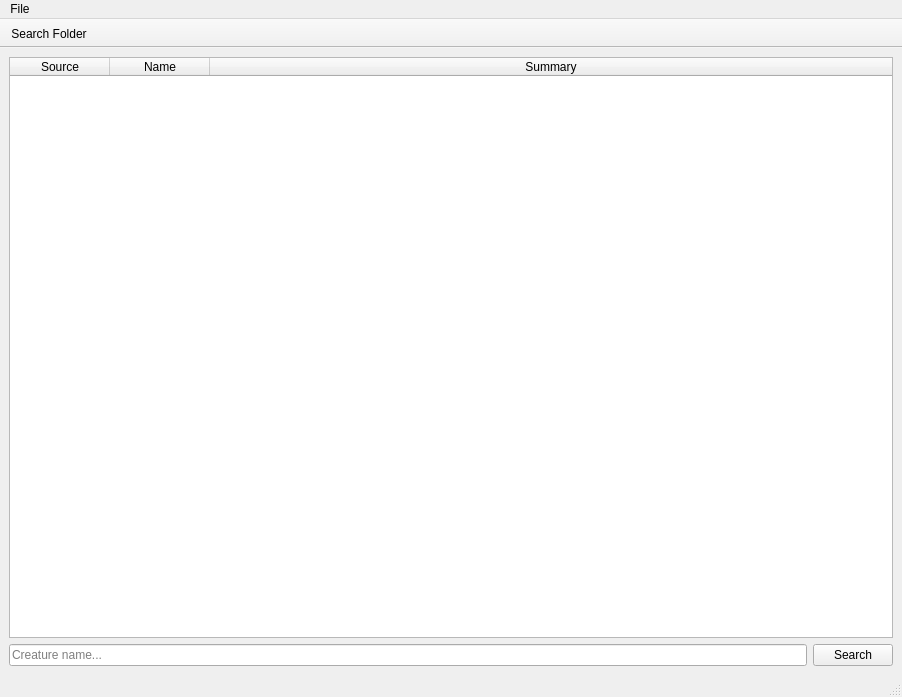
<?xml version="1.0" encoding="UTF-8"?>
<ui version="4.0">
 <class>mainWindow</class>
 <widget class="QMainWindow" name="mainWindow">
  <property name="geometry">
   <rect>
    <x>0</x>
    <y>0</y>
    <width>902</width>
    <height>697</height>
   </rect>
  </property>
  <property name="sizePolicy">
   <sizepolicy hsizetype="Expanding" vsizetype="Expanding">
    <horstretch>1</horstretch>
    <verstretch>1</verstretch>
   </sizepolicy>
  </property>
  <property name="minimumSize">
   <size>
    <width>902</width>
    <height>697</height>
   </size>
  </property>
  <property name="windowTitle">
   <string>MainWindow</string>
  </property>
  <property name="autoFillBackground">
   <bool>false</bool>
  </property>
  <widget class="QWidget" name="centralwidget">
   <property name="sizePolicy">
    <sizepolicy hsizetype="Expanding" vsizetype="Expanding">
     <horstretch>1</horstretch>
     <verstretch>1</verstretch>
    </sizepolicy>
   </property>
   <layout class="QGridLayout" name="gridLayout">
    <item row="1" column="0">
     <widget class="QLineEdit" name="searchEdit">
      <property name="placeholderText">
       <string>Creature name...</string>
      </property>
     </widget>
    </item>
    <item row="1" column="1">
     <widget class="QPushButton" name="searchButton">
      <property name="text">
       <string>Search</string>
      </property>
     </widget>
    </item>
    <item row="0" column="0" colspan="2">
     <widget class="QTableWidget" name="tableWidget">
      <property name="sizePolicy">
       <sizepolicy hsizetype="Expanding" vsizetype="Expanding">
        <horstretch>0</horstretch>
        <verstretch>0</verstretch>
       </sizepolicy>
      </property>
      <attribute name="horizontalHeaderStretchLastSection">
       <bool>true</bool>
      </attribute>
      <column>
       <property name="text">
        <string>Source</string>
       </property>
      </column>
      <column>
       <property name="text">
        <string>Name</string>
       </property>
      </column>
      <column>
       <property name="text">
        <string>Summary</string>
       </property>
      </column>
     </widget>
    </item>
   </layout>
  </widget>
  <widget class="QMenuBar" name="menubar">
   <property name="geometry">
    <rect>
     <x>0</x>
     <y>0</y>
     <width>902</width>
     <height>25</height>
    </rect>
   </property>
   <widget class="QMenu" name="menuFile">
    <property name="title">
     <string>File</string>
    </property>
    <addaction name="actionFolder"/>
   </widget>
   <addaction name="menuFile"/>
  </widget>
  <widget class="QStatusBar" name="statusbar"/>
  <widget class="QToolBar" name="toolBar">
   <property name="windowTitle">
    <string>toolBar</string>
   </property>
   <property name="movable">
    <bool>false</bool>
   </property>
   <property name="toolButtonStyle">
    <enum>Qt::ToolButtonTextUnderIcon</enum>
   </property>
   <property name="floatable">
    <bool>false</bool>
   </property>
   <attribute name="toolBarArea">
    <enum>TopToolBarArea</enum>
   </attribute>
   <attribute name="toolBarBreak">
    <bool>false</bool>
   </attribute>
   <addaction name="actionFolder"/>
  </widget>
  <action name="actionFolder">
   <property name="icon">
    <iconset resource="icons.qrc">
     <normaloff>:/folder.png</normaloff>:/folder.png</iconset>
   </property>
   <property name="text">
    <string>Search Folder</string>
   </property>
   <property name="toolTip">
    <string>Folder to search in</string>
   </property>
   <property name="statusTip">
    <string>Folder to search in</string>
   </property>
   <property name="shortcut">
    <string>Ctrl+S</string>
   </property>
  </action>
 </widget>
 <resources>
  <include location="icons.qrc"/>
 </resources>
 <connections/>
</ui>
